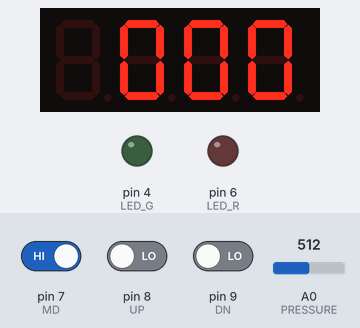
Recording of a sketch running on a simulated Arduino Uno, built with avr-gcc and run on an emulated ATmega328P. On the bench: 4-digit seven-segment display, output pins drawn as LEDs (lit = HIGH). The inputs (shaded band) are chosen by the test bench; at power-on: pin 7 (MD) HIGH, pin 8 (UP) LOW, pin 9 (DN) LOW, A0 (PRESSURE) = 512. EEPROM starts erased.

Above: at 1.4 s.
1.5 s: pin 7 (MD) driven LOW
At 1.8 s:
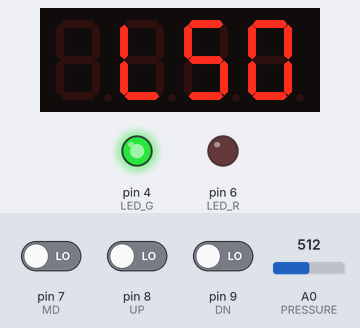
3.0 s: pin 7 (MD) driven HIGH
At 9.3 s:
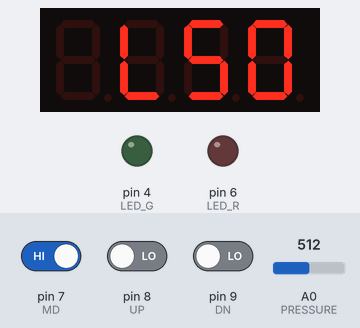
13.0 s: pin 8 (UP) driven HIGH
At 21.5 s:
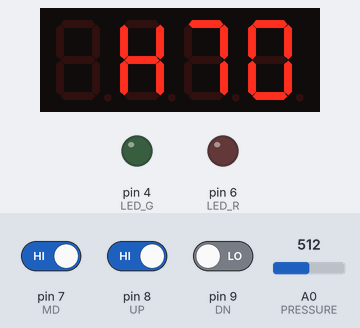
22.5 s: pin 9 (DN) driven HIGH
At 30.7 s:
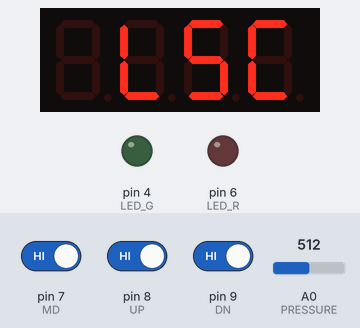
30.8 s: pin 8 (UP) driven LOW
At 41.7 s:
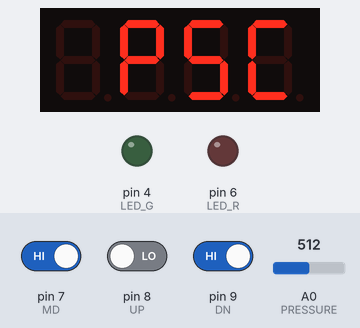
46.3 s: pin 9 (DN) driven LOW
At 47.0 s:
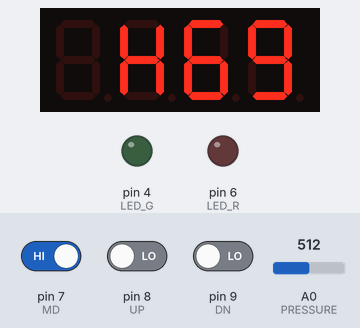
Timing chart, 0 to 49.1 s (numbered marks = the images above; inputs shaded):
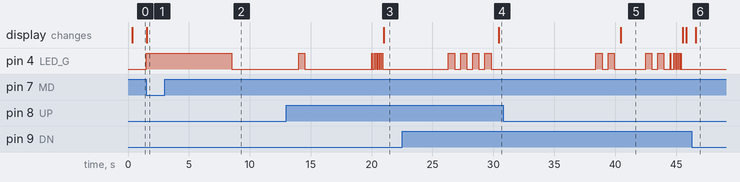

Measured:
- after the input at 1.5 s, pin 4 (LED_G): LOW → HIGH at once; the display: changes at once (image 1)
- after the input at 3.0 s, pin 4 (LED_G): HIGH → LOW after 5.5 s
- after the input at 13.0 s, the display: changes after 8.0 s (image 3)
- after the input at 22.5 s, the display: changes after 7.9 s (image 4)
- after the input at 30.8 s, the display: changes after 9.7 s (image 5)

The sketch:

2CH_UP_DN_signal.ino
```cpp
/*
 * 0630 LSC PSC 키 변경
 */
#include <Arduino.h>
#include <TM1637Display.h>
#include <EEPROM.h>

#define PRESSURE A0

#define MD 7
#define UP 8
#define DN 9

#define CLK 2                       // segments pin1
#define DIO 3                       // segments pin2

//#define PWM_OUTPUT 9      //to send pressure data to other device

#define LED_G 4
#define LED_R 6

#define TERM 30
#define INPUT_TERM 300
#define goOnTERM 50

#define NORMAL HIGH
#define ABNORMAL LOW

//############### Setting value at factory initialization########
#define ch0_PREFIX 50
#define ch1_PREFIX 70
//###############################################################


int ch0;
int ch1;
bool sensor_low_bound_bool = 0;
bool sensor_high_bound_bool = 0;

//##################################################################################
#define SERIAL_TERM 100
//##################################################################################
float sensorMin = 2.520;
float sensorMax = 4.250;
int hysteresis_value = 2;
//==================================================================================
 bool display_onoff = 1;                                    // display show
//==================================================================================
TM1637Display dsp(CLK, DIO);


const uint8_t SEG_VAL_D[] = {SEG_B | SEG_C | SEG_D | SEG_E | SEG_G}; // d
const uint8_t SEG_VAL_S[] = {SEG_A | SEG_F | SEG_G | SEG_C | SEG_D};
const uint8_t SEG_VAL_A[] = {SEG_A | SEG_F | SEG_B | SEG_G | SEG_E | SEG_C};
const uint8_t SEG_VAL_V[] = {SEG_F | SEG_B | SEG_E | SEG_C | SEG_D};

const uint8_t SEG_VAL_P[] = {SEG_A | SEG_F | SEG_E | SEG_G | SEG_B};
const uint8_t SEG_VAL_C[] = {SEG_A | SEG_F | SEG_E | SEG_D};
const uint8_t SEG_VAL_L[] = {SEG_F | SEG_E | SEG_D};
const uint8_t SEG_VAL_H[] = {SEG_F | SEG_E | SEG_G | SEG_B | SEG_C};

bool prevArr[] = {false, false, false}; // MD, UP, DN
bool currArr[] = {false, false, false};
bool btnState[] = {false, false, false};
int btnIdx;

float sensorVal;
float pressDisp;

float pressArr[] = {0, 0, 0, 0, 0};
int circularIdx = 0;
float pressAvg;

int pwmOutput;
bool control_hysteresis_bool = 1;

bool goOn = false;
bool isInit = true;
long startTime;
long startTime2;
long startTime3;
long VsetTime = 5000;
int sav_term = 70;

void setPrefix(){
  sensorMin = (float)analogRead(PRESSURE)/1024*5;
  EEPROM.put(0, sensorMin);
  delay(sav_term);
  dsp.setSegments(SEG_VAL_L,1,1);
  dsp.setSegments(SEG_VAL_S,1,2);
  dsp.setSegments(SEG_VAL_C,1,3);
  delay(3000);
  while(!btnState[MD-7]){
    btnCheck(MD);
    dsp.setSegments(SEG_VAL_L,1,1);
    dsp.setSegments(SEG_VAL_S,1,2);
    dsp.setSegments(SEG_VAL_C,1,3);
  }

  dsp.setSegments(SEG_VAL_P,1,1);
  dsp.setSegments(SEG_VAL_S,1,2);
  dsp.setSegments(SEG_VAL_C,1,3);
  sensorMax = (float)analogRead(PRESSURE) / 1024 * 5;
  EEPROM.put(10, sensorMax);
  delay(2000);
  blinkDP(500);
  blinkDP(500);
  btnState[MD-7] = false;
  while(millis() - startTime < 5000){
    if(!digitalRead(MD))  return;
  }
  int term_init_save = 70;
  blinkDP(term_init_save);
  EEPROM.put(70, sensorMin);
  delay(sav_term);
  EEPROM.put(80, sensorMax);
  delay(sav_term);
  for(int i=0; i<5; i++){
    blinkDP(term_init_save);
  }
}

void blinkDP(int term){
  digitalWrite(LED_G, HIGH);
//  dsp.setBrightness(0);
  delay(term);
  digitalWrite(LED_G, LOW);
//  dsp.setBrightness(3);
  delay(term);
}

void btnCheck(int btn){

  btnIdx = btn - 7;
  currArr[btnIdx] = digitalRead(btn);
  if(!prevArr[btnIdx] && currArr[btnIdx]){
    btnState[btnIdx] = true;
    if(btn == 7){
      startTime = millis();
      while(millis() - startTime < VsetTime){
        if(!digitalRead(btn))
          return;
      }
      //need to signal on disp
      blinkDP(500);
//      delay(1000);
//      startTime = millis();
//      while(millis() - startTime < VsetTime){
//        if(!digitalRead(DN))
//          return;
//      }
      /*
       1. Re-Calibration (LSC - PSC)
            MD 5sec
            점멸 1초 내로 DN
            점멸 0.5초 내로 UP
            점멸 0.5초 내로 DN

       2. Setting Initial Calibration
            PSC 값 맞춘 상태에서 MD 7초간 누름
            -> 완료시 5번 점멸

       3. Restore to last Calibration
            MD 5sec
            점멸 1초 내로 UP 15초간 누름
            -> 완료시 15번 빠르게 점멸

       */
      startTime = millis();
      while(millis() - startTime < 1000){
        if(digitalRead(DN)){
          blinkDP(500);
          startTime2 = millis();
          while(millis() - startTime2 < 1000){
            if(digitalRead(UP)){
              blinkDP(500);
              startTime3 = millis();
              while(millis() - startTime3 < 1000){
                if(digitalRead(DN)) break;
                else if(digitalRead(MD)) return;
              }
            }
            else if(digitalRead(MD)) return;
          }
        }
        else if(digitalRead(UP)){ //깜빡인 후 Up 버튼을 5초간 누르면 초기화
          startTime = millis();
          while(millis() - startTime < 5000){
            if(!digitalRead(UP))  return;
          }
          blinkDP(70);
          sensorMin = EEPROM.get(70, sensorMin);
          delay(sav_term);
          blinkDP(70);
          blinkDP(70);
          sensorMax = EEPROM.get(80, sensorMax);
          delay(sav_term);
          blinkDP(70);
          blinkDP(70);
          blinkDP(70);
          btnState[btnIdx] = false;
          return;
        }
        else return;
      }
      //#######################
      btnState[btnIdx] = false;
      setPrefix();
    }
  }
  else if(prevArr[btnIdx] && currArr[btnIdx] && btn>7){
    btnState[btnIdx] = true;
    startTime = millis();
    long setTime = 500;
    while(millis() - startTime < setTime){
      if(!digitalRead(btn))
        return;
    }
    goOn = true;
  }
  if(!digitalRead(btn))
    btnState[btnIdx] = false;
   prevArr[btnIdx] = currArr[btnIdx];
}

int calcPressDisp(){
  pressAvg = 0;
  sensorVal = analogRead(PRESSURE);
    if(sensorVal < 1024/5 * sensorMin){
      pressDisp = 0;
    }
    else if(sensorVal > 1024/5 *sensorMax){
      pressDisp = 1023;
    }
    else{
      pressDisp = map(sensorVal, 1024/5 * sensorMin, 1024/5 *sensorMax, 0, 1023);
    }
    pressArr[circularIdx] = pressDisp;
    circularIdx = (circularIdx + 1) % 5;
    for(int i=0; i<5; i++){
      pressAvg += pressArr[i];
    }
    pressAvg /= 5;
    return pressAvg / 1023 * 100;
}

void pressCheck(){
  int sensor_pressure = calcPressDisp();
  if(sensor_pressure >= ch0 || sensor_pressure >= ch1){ // 1
    sensor_low_bound_bool = 1;
    sensor_high_bound_bool = 1;
    digitalWrite(LED_G,LOW);
    digitalWrite(LED_R,LOW);
  }else if(sensor_pressure >= ch0-2 && sensor_pressure <= ch1 && sensor_low_bound_bool){  // 1
    digitalWrite(LED_G,LOW);
    digitalWrite(LED_R,LOW);

  }else if(sensor_pressure < ch0-2){ // 0
    sensor_low_bound_bool = 0;
    digitalWrite(LED_G,HIGH);
    digitalWrite(LED_R,LOW);

  }else if(sensor_pressure >= ch0-2 && sensor_pressure <= ch1 && !sensor_low_bound_bool){ // 0
    digitalWrite(LED_G,HIGH);
    digitalWrite(LED_R,LOW);

  }else if(sensor_pressure <= ch1 + 2 && sensor_pressure > ch1 && sensor_high_bound_bool){ // 1
    digitalWrite(LED_G,LOW);
    digitalWrite(LED_R,LOW);

  }
  if(sensor_pressure >= ch1){ // 2
    sensor_high_bound_bool = 0;
    digitalWrite(LED_G,LOW);
    digitalWrite(LED_R,HIGH);

  }else if(sensor_pressure <= ch1 + 2 && sensor_pressure > ch1 && !sensor_high_bound_bool){ // 2
    digitalWrite(LED_G,LOW);
    digitalWrite(LED_R,HIGH);
  }
}


void pwmOut(){
  pwmOutput = (int) pressAvg/4;
//  analogWrite(PWM_OUTPUT, pwmOutput); //PWM OUTPUT
}

void showPressure(){
  while(!btnState[MD-7]){
    dsp.showNumberDec(calcPressDisp(), true, 3, 1);
    delay(100);
    btnCheck(MD);
    pressCheck();
    pwmOut();
  }
  btnState[MD-7] = false;
}

void setFalse(){
  btnState[0] = false;
  btnState[1] = false;
  btnState[2] = false;
}

void setPressure(){
  delay(TERM);
  while(!btnState[MD-7]){
    dsp.setSegments(SEG_VAL_L,1,1);
    dsp.showNumberDec(ch0,true,2,2);
    btnCheck(UP);
    if(btnState[UP-7] && ch0 < 99){
      ch0++;
      delay(INPUT_TERM);
      while(goOn && digitalRead(UP) && ch0 < 99){
        ch0++;
        delay(goOnTERM);
        dsp.showNumberDec(ch0,true,2,2);
      }
      goOn = false;
    }
    btnCheck(DN);
    if(btnState[DN-7] && ch0 > 0){
      ch0--;
      delay(INPUT_TERM);
      while(goOn && digitalRead(DN) && ch0 > 0){
        ch0--;
        delay(goOnTERM);
        dsp.showNumberDec(ch0,true,2,2);
      }
      goOn = false;
    }
    btnCheck(MD);
  }
  btnState[MD-7];
  btnCheck(MD);
  while(!btnState[MD-7]){
    dsp.setSegments(SEG_VAL_H,1,1);
    dsp.showNumberDec(ch1,true,2,2);
    btnCheck(UP);
    if(btnState[UP-7] && ch0 < 99){
      ch1++;
      delay(INPUT_TERM);
      while(goOn && digitalRead(UP) && ch1 < 99){
        ch1++;
        delay(goOnTERM);
        dsp.showNumberDec(ch1,true,2,2);
      }
      goOn = false;
    }
    btnCheck(DN);
    if(btnState[DN-7] && ch1 > ch0){
      ch1--;
      delay(INPUT_TERM);
      while(goOn && digitalRead(DN) && ch1 > ch0){
        ch1--;
        delay(goOnTERM);
        dsp.showNumberDec(ch1,true,2,2);
      }
      goOn = false;
    }
    btnCheck(MD);
  }
  btnState[MD-7] = false;
  dsp.setSegments(SEG_VAL_S,1,1);
  dsp.setSegments(SEG_VAL_A,1,2);
  dsp.setSegments(SEG_VAL_V,1,3);
  EEPROM.put(20, ch0);
  delay(100);
  EEPROM.put(30, ch1);
  delay(900);
}

void setup(){
  pinMode(PRESSURE, INPUT);

  pinMode(MD, INPUT);
  pinMode(UP, INPUT);
  pinMode(DN, INPUT);

//  pinMode(PWM_OUTPUT, OUTPUT);

  pinMode(LED_G,OUTPUT);
  pinMode(LED_R,OUTPUT);

  dsp.setBrightness(3); // 3
  dsp.showNumberDec(0000);
  Serial.begin(9600);

  for(int i=0; i<5; i++){
    pressArr[i] = analogRead(PRESSURE);
  }
  ch0 = EEPROM.read(20);
  delay(50);
  ch1 = EEPROM.read(30);
  delay(50);
  if(ch0 < 0 || ch0 > 100){
    ch0 = 70;
    ch1 = 80;
  }

  sensorMin = EEPROM.get(0, sensorMin);
  delay(50);
  sensorMax = EEPROM.get(10, sensorMax);
  delay(50);
  if(sensorMin < 0 || sensorMin > 5){
    sensorMin = 2.120;
    sensorMax = 4.250;
  }
  isInit = true;
}

void initiate(){
  for(int i =0; i<5; i++){
    pressArr[i] = map(analogRead(PRESSURE), 1024/5 * sensorMin, 1024/5 *sensorMax, 0, 1023);
    delay(10);
  }
  if(EEPROM.read(50) != 197){
    ch0 = ch0_PREFIX;
    ch1 = ch1_PREFIX;
    EEPROM.put(20, ch0);
    EEPROM.put(30, ch1);
    EEPROM.write(50, 197);
    delay(40);
  }
  isInit = false;
}

void loop() {
  if(isInit){
    initiate();
  }
  showPressure();
  setPressure();
}
```
